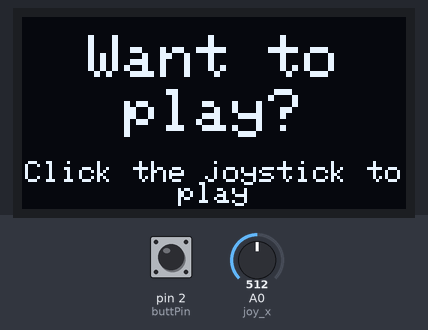
This sketch was run on a simulated Arduino Uno, built with avr-gcc and run on an emulated ATmega328P. Shown: 128×64 one-colour display. The inputs (shaded band) are chosen by the test bench; at power-on: pin 2 (buttPin) HIGH, A0 (joy_x) = 512. What the sketch prints to the serial monitor is not drawn.

Above: at 4.2 s.
4.3 s: pin 2 (buttPin) pulled LOW for 0.15 s
At 4.33 s:
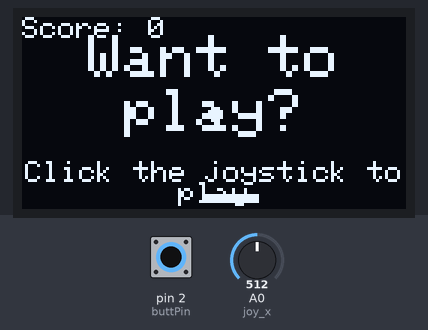
6.0 s: A0 (joy_x) set to 530
At 8.03 s:
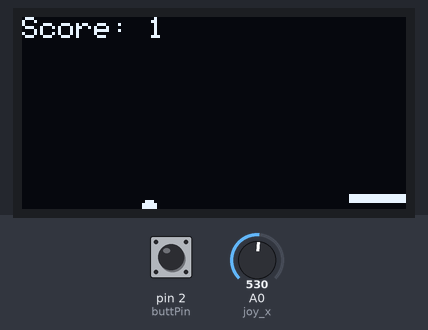
9.0 s: A0 (joy_x) set to 511
At 9.33 s:
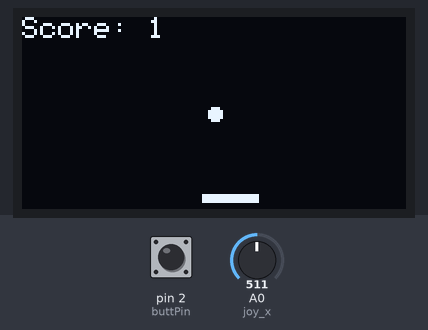
10.8 s: A0 (joy_x) set to 480
At 13.01 s:
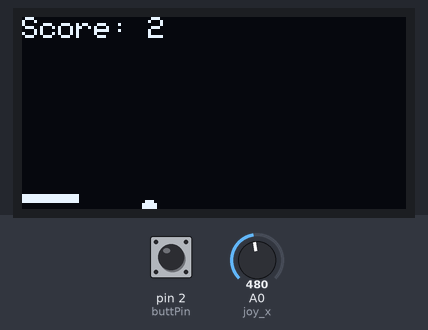
13.8 s: pin 2 (buttPin) pulled LOW for 3.2 s
At 20.7 s:
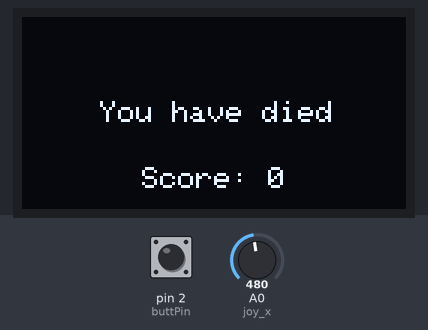

The sketch:

DSP_Lab.ino
```cpp
#include <Wire.h>
#include <Adafruit_GFX.h>
#include <Adafruit_SH110X.h>

#define SCREEN_WIDTH 128
#define SCREEN_HEIGHT 64
#define OLED_RESET -1
Adafruit_SH1106G display(SCREEN_WIDTH, SCREEN_HEIGHT, &Wire, OLED_RESET);

//Defining the pins
const int buttPin = 2;
float speed = 2.00;
const float SPEED_START = 2.0;
const float SPEED_STEP  = 0.13;      // added on every frame
const float SPEED_MAX   = 3.5;
const int joy_x = A0;
const int joy_y = A1;

//Defining variables
bool game = false;
float offset, maxAngle, angle; //para sa bounce detection
//const int pad = 5; //padding from the OLED edges measured in pixels
float x = 64;
float y = 32;
float vx = 0.9;
float vy = 1.8;
int score = 0;

//Ball
const int r = 2;                    // ball radius
const float X_MIN = r;
const float X_MAX = 127 - r;
const float Y_MIN = r;

//Classes: entity-character, enemy, bullet for a block-style table tennis game
class entity_character{
  public:
    const int y_position = 59;
    int health = 3;
    int position = 60;
    int width = 19;
    int height = 3;
};

void showMenu();
void deathScreen();
void centerText(const char *text, int yPosition);
void displayScore();
entity_character player;

void setup() {
  // put your setup code here, to run once:
  display.begin();
  Serial.begin(9600);
  pinMode(buttPin, INPUT_PULLUP);
  pinMode(joy_y, INPUT);
  pinMode(joy_x, INPUT);
  delay(3000);
}

void loop() {
  // put your main code here, to run repeatedly:
  bool gameStart = digitalRead(buttPin);
  if (gameStart == 0) {game = true;}
  if (game != false){
    display.fillCircle((int)x, (int)y, r , SH110X_WHITE);
    display.fillRect(player.position, player.y_position, player.width, player.height, SH110X_WHITE);
    displayScore();
    display.display();
    float oldSpeed = speed;
    speed = min(speed + SPEED_STEP, SPEED_MAX);
    x = x + vx; y = y + vy;
    float k = speed / oldSpeed;      // tiny factor, about 1.0066 at the start
    vx *= k;
    vy *= k;
    if (x > X_MAX) { x = 2 * X_MAX - x; vx = -vx; }
    if (x < X_MIN) { x = 2 * X_MIN - x; vx = -vx; }
    if (y < Y_MIN) { y = 2 * Y_MIN - y; vy = -vy; }
    if (vy > 0 && y + r >= player.y_position && y - r <= player.y_position + player.height
        && x >= player.position - r
        && x <= player.position + player.width + r) {
      y = player.y_position - r;
      score++;
      collisionCheck(x);
    }
    if (y > 63 +r) { player.health--; x=64; y=32; delay(300); vx=.9; vy=1.8; speed = SPEED_START; player.position = 60;}

    if(player.health < 1){
      deathScreen();
      game = false;
    }
    int x_val = analogRead(joy_x);
    Serial.println(x_val);
    if (x_val > 520){
      player.position += 3;
    }
    if (x_val < 490){
      player.position -=3;
    }
    player.position = constrain(player.position, 0, 128 - player.width);
    delay(30);
    display.clearDisplay();
  }
  else{
    showMenu();
  }
}

void showMenu(){
  int start = digitalRead(buttPin);
  display.clearDisplay();
  display.setTextSize(2);
  display.setTextColor(SH110X_WHITE);
  centerText("Want to", 6);
  centerText("play?",24);
  display.setCursor(0, 28);
  display.setTextSize(1);
  display.setTextColor(SH110X_WHITE);
  centerText("Click the joystick to", 48);
  centerText("play", 55);
  display.display();
}

void deathScreen(){
  display.clearDisplay();
  display.setCursor(26, 28);
  display.setTextSize(1);
  display.setTextColor(SH110X_WHITE);
  display.println("You have died");
  display.setCursor(40, 50);
  display.setTextColor(SH110X_WHITE);
  display.print("Score: ");
  display.print(score);
  display.display();
  delay(3000);
  player.health = 3; player.position = 22; score = 0;
}

void collisionCheck(float ballX){
  offset = (ballX - (player.position + player.width / 2.0)) / (player.width / 2.0);
  offset = constrain(offset, -1.0, 1.0);
  maxAngle = 60 * PI / 180;
  angle = offset * maxAngle;
  vx = (speed * sin(angle));
  vy = (-speed * cos(angle));
}

void displayScore(){
  display.setTextSize(1);
  display.setTextColor(SH110X_WHITE);
  display.setCursor(0, 0);
  display.print("Score: ");
  display.print(score);
}

void centerText(const char *text, int yPosition) {
  int16_t x1, y1;
  uint16_t w, h;

  // Calculate pixel bounds of the string
  display.getTextBounds(text, 0, 0, &x1, &y1, &w, &h);

  // Center X = (Screen Width - Text Width) / 2
  int xPosition = (display.width() - w) / 2;

  display.setCursor(xPosition, yPosition);
  display.print(text);
}
```

Measured:
- after the input at 4.3 s, the display: changes at once (image 1)
- after the input at 13.8 s, the display: first changes after 2.4 s (image 5 shows a later state)
